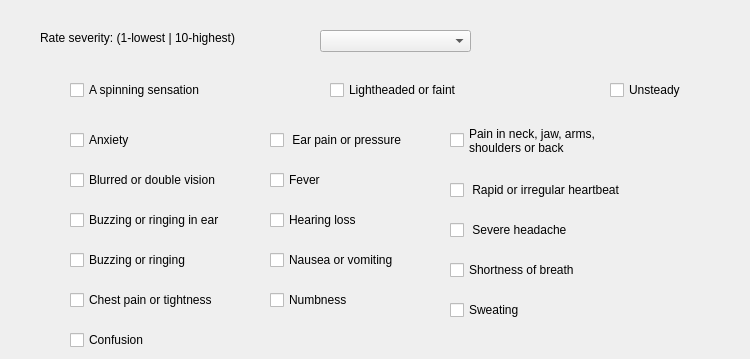
    <widget class="QWidget" name="t5">
     <attribute name="title">
      <string>Dizziness</string>
     </attribute>
     <widget class="QCheckBox" name="cb76">
      <property name="geometry">
       <rect>
        <x>270</x>
        <y>170</y>
        <width>111</width>
        <height>20</height>
       </rect>
      </property>
      <property name="text">
       <string>Fever </string>
      </property>
     </widget>
     <widget class="QCheckBox" name="cb81">
      <property name="geometry">
       <rect>
        <x>70</x>
        <y>250</y>
        <width>171</width>
        <height>20</height>
       </rect>
      </property>
      <property name="text">
       <string>Buzzing or ringing </string>
      </property>
     </widget>
     <widget class="QCheckBox" name="cb74">
      <property name="geometry">
       <rect>
        <x>450</x>
        <y>100</y>
        <width>291</width>
        <height>81</height>
       </rect>
      </property>
      <property name="text">
       <string>Pain in neck, jaw, arms, 
shoulders or back </string>
      </property>
     </widget>
     <widget class="QCheckBox" name="cb78">
      <property name="geometry">
       <rect>
        <x>70</x>
        <y>210</y>
        <width>191</width>
        <height>20</height>
       </rect>
      </property>
      <property name="text">
       <string>Buzzing or ringing in ear </string>
      </property>
     </widget>
     <widget class="QCheckBox" name="cb72">
      <property name="geometry">
       <rect>
        <x>70</x>
        <y>130</y>
        <width>181</width>
        <height>20</height>
       </rect>
      </property>
      <property name="text">
       <string>Anxiety</string>
      </property>
     </widget>
     <widget class="QCheckBox" name="cb69">
      <property name="geometry">
       <rect>
        <x>70</x>
        <y>80</y>
        <width>171</width>
        <height>20</height>
       </rect>
      </property>
      <property name="text">
       <string>A spinning sensation</string>
      </property>
     </widget>
     <widget class="QCheckBox" name="cb85">
      <property name="geometry">
       <rect>
        <x>270</x>
        <y>290</y>
        <width>131</width>
        <height>20</height>
       </rect>
      </property>
      <property name="text">
       <string>Numbness </string>
      </property>
     </widget>
     <widget class="QCheckBox" name="cb77">
      <property name="geometry">
       <rect>
        <x>450</x>
        <y>180</y>
        <width>231</width>
        <height>20</height>
       </rect>
      </property>
      <property name="text">
       <string> Rapid or irregular heartbeat </string>
      </property>
     </widget>
     <widget class="QCheckBox" name="cb87">
      <property name="geometry">
       <rect>
        <x>70</x>
        <y>330</y>
        <width>131</width>
        <height>20</height>
       </rect>
      </property>
      <property name="text">
       <string>Confusion</string>
      </property>
     </widget>
     <widget class="QCheckBox" name="cb83">
      <property name="geometry">
       <rect>
        <x>450</x>
        <y>260</y>
        <width>191</width>
        <height>20</height>
       </rect>
      </property>
      <property name="text">
       <string>Shortness of breath </string>
      </property>
     </widget>
     <widget class="QCheckBox" name="cb73">
      <property name="geometry">
       <rect>
        <x>270</x>
        <y>130</y>
        <width>191</width>
        <height>20</height>
       </rect>
      </property>
      <property name="text">
       <string> Ear pain or pressure </string>
      </property>
     </widget>
     <widget class="QLabel" name="label_6">
      <property name="geometry">
       <rect>
        <x>40</x>
        <y>30</y>
        <width>271</width>
        <height>16</height>
       </rect>
      </property>
      <property name="text">
       <string>Rate severity: (1-lowest | 10-highest)</string>
      </property>
     </widget>
     <widget class="QCheckBox" name="cb75">
      <property name="geometry">
       <rect>
        <x>70</x>
        <y>170</y>
        <width>191</width>
        <height>20</height>
       </rect>
      </property>
      <property name="text">
       <string>Blurred or double vision </string>
      </property>
     </widget>
     <widget class="QCheckBox" name="cb84">
      <property name="geometry">
       <rect>
        <x>70</x>
        <y>290</y>
        <width>181</width>
        <height>20</height>
       </rect>
      </property>
      <property name="text">
       <string>Chest pain or tightness </string>
      </property>
     </widget>
     <widget class="QCheckBox" name="cb80">
      <property name="geometry">
       <rect>
        <x>450</x>
        <y>220</y>
        <width>201</width>
        <height>20</height>
       </rect>
      </property>
      <property name="text">
       <string> Severe headache </string>
      </property>
     </widget>
     <widget class="QComboBox" name="combo5">
      <property name="geometry">
       <rect>
        <x>320</x>
        <y>30</y>
        <width>151</width>
        <height>22</height>
       </rect>
      </property>
     </widget>
     <widget class="QCheckBox" name="cb79">
      <property name="geometry">
       <rect>
        <x>270</x>
        <y>210</y>
        <width>161</width>
        <height>20</height>
       </rect>
      </property>
      <property name="text">
       <string>Hearing loss </string>
      </property>
     </widget>
     <widget class="QCheckBox" name="cb82">
      <property name="geometry">
       <rect>
        <x>270</x>
        <y>250</y>
        <width>161</width>
        <height>20</height>
       </rect>
      </property>
      <property name="text">
       <string>Nausea or vomiting </string>
      </property>
     </widget>
     <widget class="QCheckBox" name="cb71">
      <property name="geometry">
       <rect>
        <x>610</x>
        <y>80</y>
        <width>111</width>
        <height>20</height>
       </rect>
      </property>
      <property name="text">
       <string>Unsteady</string>
      </property>
     </widget>
     <widget class="QCheckBox" name="cb70">
      <property name="geometry">
       <rect>
        <x>330</x>
        <y>80</y>
        <width>171</width>
        <height>20</height>
       </rect>
      </property>
      <property name="text">
       <string>Lightheaded or faint </string>
      </property>
     </widget>
     <widget class="QCheckBox" name="cb86">
      <property name="geometry">
       <rect>
        <x>450</x>
        <y>300</y>
        <width>161</width>
        <height>20</height>
       </rect>
      </property>
      <property name="text">
       <string>Sweating</string>
      </property>
     </widget>
    </widget>
